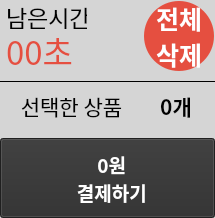
       <widget class="QWidget" name="widget" native="true">
        <property name="geometry">
         <rect>
          <x>544</x>
          <y>796</y>
          <width>215</width>
          <height>218</height>
         </rect>
        </property>
        <property name="styleSheet">
         <string notr="true">background-color: rgb(213, 213, 213);</string>
        </property>
        <widget class="QPushButton" name="payment_admit_btn">
         <property name="geometry">
          <rect>
           <x>0</x>
           <y>138</y>
           <width>215</width>
           <height>80</height>
          </rect>
         </property>
         <property name="font">
          <font>
           <family>Pretendard SemiBold</family>
           <pointsize>14</pointsize>
           <weight>75</weight>
           <bold>true</bold>
          </font>
         </property>
         <property name="focusPolicy">
          <enum>Qt::WheelFocus</enum>
         </property>
         <property name="styleSheet">
          <string notr="true">background-color: rgb(45, 45, 45);
color:white;</string>
         </property>
         <property name="text">
          <string>  0원
  결제하기</string>
         </property>
         <property name="icon">
          <iconset>
           <normaloff>img/qt자료/insert-card (1).png</normaloff>img/qt자료/insert-card (1).png</iconset>
         </property>
         <property name="iconSize">
          <size>
           <width>40</width>
           <height>40</height>
          </size>
         </property>
        </widget>
        <widget class="QLabel" name="shopping_count_label">
         <property name="geometry">
          <rect>
           <x>0</x>
           <y>90</y>
           <width>143</width>
           <height>31</height>
          </rect>
         </property>
         <property name="font">
          <font>
           <family>Pretendard SemiBold</family>
           <pointsize>16</pointsize>
           <weight>50</weight>
           <italic>false</italic>
           <bold>false</bold>
          </font>
         </property>
         <property name="styleSheet">
          <string notr="true"/>
         </property>
         <property name="text">
          <string>선택한 상품</string>
         </property>
         <property name="alignment">
          <set>Qt::AlignCenter</set>
         </property>
        </widget>
        <widget class="QPushButton" name="all_remove_label">
         <property name="geometry">
          <rect>
           <x>144</x>
           <y>1</y>
           <width>70</width>
           <height>70</height>
          </rect>
         </property>
         <property name="font">
          <font>
           <family>Pretendard ExtraBold</family>
           <pointsize>19</pointsize>
           <weight>75</weight>
           <bold>true</bold>
          </font>
         </property>
         <property name="styleSheet">
          <string notr="true">background-color: rgb(229, 79, 64);
border-radius: 35px;
color:white;</string>
         </property>
         <property name="text">
          <string>전체
삭제</string>
         </property>
        </widget>
        <widget class="QLabel" name="left_time_label">
         <property name="geometry">
          <rect>
           <x>6</x>
           <y>1</y>
           <width>81</width>
           <height>31</height>
          </rect>
         </property>
         <property name="font">
          <font>
           <family>Pretendard SemiBold</family>
           <pointsize>17</pointsize>
           <weight>7</weight>
           <italic>false</italic>
           <bold>false</bold>
          </font>
         </property>
         <property name="styleSheet">
          <string notr="true">font: 63 17pt &quot;Pretendard SemiBold&quot;;</string>
         </property>
         <property name="text">
          <string>남은시간</string>
         </property>
        </widget>
        <widget class="QLabel" name="timer_label">
         <property name="geometry">
          <rect>
           <x>6</x>
           <y>30</y>
           <width>121</width>
           <height>41</height>
          </rect>
         </property>
         <property name="font">
          <font>
           <family>Pretendard ExtraBold</family>
           <pointsize>25</pointsize>
          </font>
         </property>
         <property name="styleSheet">
          <string notr="true">color: rgb(229, 79, 64);
</string>
         </property>
         <property name="text">
          <string>00초</string>
         </property>
        </widget>
        <widget class="QLabel" name="label">
         <property name="geometry">
          <rect>
           <x>140</x>
           <y>90</y>
           <width>72</width>
           <height>31</height>
          </rect>
         </property>
         <property name="font">
          <font>
           <family>Pretendard SemiBold</family>
           <pointsize>16</pointsize>
           <weight>75</weight>
           <bold>true</bold>
          </font>
         </property>
         <property name="styleSheet">
          <string notr="true"/>
         </property>
         <property name="text">
          <string>0개</string>
         </property>
         <property name="alignment">
          <set>Qt::AlignCenter</set>
         </property>
        </widget>
        <widget class="Line" name="line">
         <property name="geometry">
          <rect>
           <x>0</x>
           <y>80</y>
           <width>215</width>
           <height>3</height>
          </rect>
         </property>
         <property name="frameShadow">
          <enum>QFrame::Plain</enum>
         </property>
         <property name="orientation">
          <enum>Qt::Horizontal</enum>
         </property>
        </widget>
       </widget>
